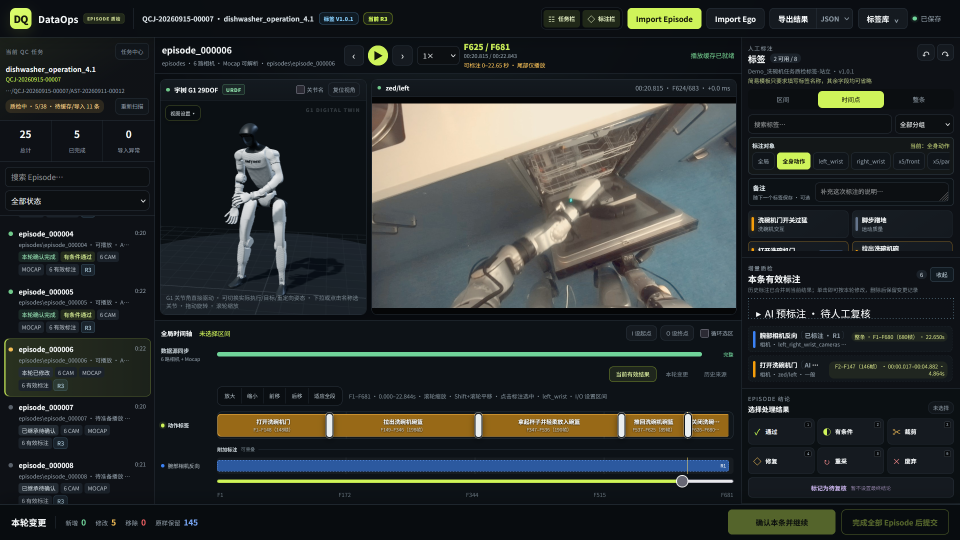
#> input picture audit/qc2-20260915/01-qc2-desktop.png, 1920 x 1080 px (shown at 1/2 size)
$ python -i stale_region.py   (imports and definitions only)
#> lines starting #> are read from the running program, lines starting #| are printed output that depends on the picture
from __future__ import annotations

import io
import json
from collections import defaultdict, deque
from dataclasses import dataclass, replace
from pathlib import Path
from statistics import median
from typing import Iterable

import numpy as np
from PIL import Image

from episode_qc.mcap_video import VideoFrame, iter_video_frames


@dataclass(frozen=True)
class StaleRegionConfig:
    detectors: tuple[str, ...] = ("stale_region", "localized_corruption", "temporal_tearing")
    threshold: float = 0.72
    tile_size: int = 8
    history_size: int = 3
    min_change: float = 0.08
    max_stale_delta: float = 0.035
    min_temporal_contrast: float = 0.05
    min_global_shift: float = 1.0
    min_corruption_change: float = 0.02
    min_texture_increase: float = 0.014
    corruption_score_scale: float = 2.0
    max_persistence_frames: int = 12
    min_persistence_score: float = 0.45
    gap_scan_window: int | None = None
    min_gap_ratio: float = 1.5
    min_motion_residual: float = 0.018
    border_motion_residual_multiplier: float = 1.5
    local_match_radius: int = 8
    tearing_gap_scan_ratio: float = 1.35
    tearing_gap_scan_window: int = 5
    tearing_cluster_gap_ratio: float = 1.25
    tearing_cluster_gap_count: int = 2
    tearing_cluster_window: int = 8
    min_tearing_seed_score: float = 0.58
    min_tearing_event_frames: int = 3
    min_tearing_motion_residual: float = 0.04
    min_tearing_localized_change: float = 0.12
    min_tearing_texture_increase: float = 0.065
    min_tearing_area_ratio: float = 0.012
    max_tearing_area_ratio: float = 0.35
    tearing_track_iou: float = 0.22
    max_tearing_tracks: int = 8
    min_spatial_tearing_texture: float = 0.065
    min_spatial_tearing_jaggedness: float = 0.045
    min_spatial_tearing_texture_contrast: float = 0.018
    min_spatial_tearing_jaggedness_contrast: float = 0.018
    min_spatial_tearing_std: float = 0.10
    max_spatial_tearing_temporal_change: float = 0.018
    min_spatial_tearing_event_frames: int = 3
    spatial_tearing_border_margin_ratio: float = 0.20
    spatial_tearing_track_iou: float = 0.18
    min_area_ratio: float = 0.01
    max_area_ratio: float = 0.35
    min_component_width: int = 16
    min_component_height: int = 12
    max_aspect_ratio: float = 4.0
    min_rectangularity: float = 0.55
    surround_margin: int = 4
    min_surround_change: float = 0.025
    min_surround_contrast: float = 0.015
    max_regions_per_frame: int = 3
    resize: tuple[int, int] = (160, 90)
    export_dir: Path | None = None


@dataclass(frozen=True)
class StaleRegionScore:
    detector: str
    score: float
    bbox: tuple[int, int, int, int]
    area_pixels: int
    area_ratio: float
    rectangularity: float
    stale_delta: float
    compensated_change: float
    future_change: float
    previous_to_next_change: float
    temporal_contrast: float
    surround_change: float
    surround_contrast: float
    reference_lag: int
    localized_change: float
    texture_increase: float
    frame_gap_ratio: float
    sequence_gap: int
    motion_residual: float
    event_start_frame: int | None
    event_frame_offset: int
    similarity_score: float
    change_score: float
    contrast_score: float
    surround_score: float


@dataclass(frozen=True)
class StaleRegionCandidate:
    detector: str
    topic: str
    frame_index: int
    region_index: int
    log_time_ns: int
    publish_time_ns: int
    sequence: int
    timestamp_ns: int | None
    score: float
    bbox: tuple[int, int, int, int]
    area_pixels: int
    area_ratio: float
    rectangularity: float
    stale_delta: float
    compensated_change: float
    future_change: float
    previous_to_next_change: float
    temporal_contrast: float
    surround_change: float
    surround_contrast: float
    reference_lag: int
    localized_change: float
    texture_increase: float
    frame_gap_ratio: float
    sequence_gap: int
    motion_residual: float
    event_start_frame: int | None
    event_frame_offset: int
    snapshot_path: str | None = None


@dataclass
class TopicScanStats:
    frames: int = 0
    decoded_frames: int = 0
    decode_errors: int = 0
    candidates: int = 0


@dataclass(frozen=True)
class ScanResult:
    candidates: list[StaleRegionCandidate]
    topics: dict[str, TopicScanStats]
    config: StaleRegionConfig

    # [79 lines left out: function to_dict, not called in this run]

    def to_json(self, *, indent: int = 2) -> str:
        return json.dumps(self.to_dict(), ensure_ascii=False, indent=indent)


@dataclass(frozen=True)
class _DecodedFrame:
    frame: VideoFrame
    image: np.ndarray
    interval_ns: int | None
    frame_gap_ratio: float
    sequence_gap: int


@dataclass
class _ActiveCorruptionTrack:
    bbox: tuple[int, int, int, int]
    start_frame_index: int
    last_frame_index: int


@dataclass(frozen=True)
class _TearingTrack:
    bbox: tuple[int, int, int, int]
    start_frame_index: int
    last_frame_index: int
    hit_count: int
    max_score: float
    has_timing_jitter: bool


# [57 lines left out: functions scan_mcap_for_stale_regions, _scan_mcap_once, not called in this run]


def _should_split_spatial_scan(config: StaleRegionConfig) -> bool:
    return False


# [82 lines left out: functions _merge_scan_results, _iter_gap_window_frames, not called in this run]


def scan_frames_for_stale_regions(
    frames: Iterable[VideoFrame],
    *,
    config: StaleRegionConfig | None = None,
) -> ScanResult:
    active_config = config or StaleRegionConfig()
    window_size = max(1, active_config.history_size) + 2
    windows: dict[str, deque[_DecodedFrame]] = defaultdict(lambda: deque(maxlen=window_size))
    last_decoded_frames: dict[str, _DecodedFrame] = {}
    interval_history: dict[str, deque[int]] = defaultdict(lambda: deque(maxlen=30))
    active_tracks: dict[str, list[_ActiveCorruptionTrack]] = defaultdict(list)
    tearing_tracks: dict[str, list[_TearingTrack]] = defaultdict(list)
    spatial_tearing_tracks: dict[str, list[_TearingTrack]] = defaultdict(list)
    stats: dict[str, TopicScanStats] = defaultdict(TopicScanStats)
    candidates: list[StaleRegionCandidate] = []

    if active_config.export_dir is not None:
        active_config.export_dir.mkdir(parents=True, exist_ok=True)

    for frame in frames:
        topic_stats = stats[frame.topic]
        topic_stats.frames += 1

        try:
            image = decode_jpeg_grayscale(frame.jpeg, active_config.resize)
        except Exception:
            topic_stats.decode_errors += 1
            continue

        topic_stats.decoded_frames += 1
        previous_decoded = last_decoded_frames.get(frame.topic)
        decoded_interval_ns = _frame_interval_ns(previous_decoded.frame, frame) if previous_decoded else None
        interval_ns = frame.source_interval_ns if frame.source_interval_ns is not None else decoded_interval_ns
        gap_ratio = (
            frame.source_frame_gap_ratio
            if frame.source_frame_gap_ratio is not None
            else _frame_gap_ratio(interval_ns, interval_history[frame.topic])
        )
        sequence_gap = (
            frame.source_sequence_gap
            if frame.source_sequence_gap is not None
            else (frame.sequence - previous_decoded.frame.sequence if previous_decoded else 1)
        )
        decoded = _DecodedFrame(
            frame=frame,
            image=image,
            interval_ns=interval_ns,
            frame_gap_ratio=gap_ratio,
            sequence_gap=sequence_gap,
        )

        window = windows[frame.topic]
        window.append(decoded)
        last_decoded_frames[frame.topic] = decoded
        if interval_ns is not None:
            interval_history[frame.topic].append(interval_ns)
        if len(window) < 3:
            continue

        current = window[-2]
        next_frame = window[-1]
        previous_frames = [decoded.image for decoded in list(window)[:-2]]
        regions = score_window(
            previous_frames,
            current.image,
            next_frame.image,
            config=active_config,
            frame_gap_ratio=current.frame_gap_ratio,
            next_frame_gap_ratio=next_frame.frame_gap_ratio,
            sequence_gap=current.sequence_gap,
            next_sequence_gap=next_frame.sequence_gap,
        )
        promoted_tearing_regions, tearing_tracks[current.frame.topic] = _update_tearing_tracks(
            tearing_tracks[current.frame.topic],
            regions,
            current.frame.index,
            active_config,
        )
        promoted_spatial_regions, spatial_tearing_tracks[current.frame.topic] = _update_spatial_tearing_tracks(
            spatial_tearing_tracks[current.frame.topic],
            regions,
            current.frame.index,
            active_config,
        )
        track_regions = _score_active_corruption_tracks(
            active_tracks[current.frame.topic],
            previous_frames[-1],
            current.image,
            next_frame.image,
            config=active_config,
        )
        regions = [
            region
            for region in regions
            if region.detector not in {"temporal_tearing", "spatial_tearing"}
        ]
        regions.extend(promoted_tearing_regions)
        regions.extend(promoted_spatial_regions)
        regions.extend(track_regions)
        regions.sort(key=lambda region: region.score, reverse=True)
        active_tracks[current.frame.topic] = _update_active_corruption_tracks(
            active_tracks[current.frame.topic],
            track_regions,
            current.frame.index,
            active_config,
        )

        emitted_regions: list[StaleRegionScore] = []
        for region_index, region in enumerate(regions[: active_config.max_regions_per_frame]):
            if region.detector in {"temporal_tearing", "spatial_tearing"} and region.event_start_frame is None:
                continue
            if region.score < active_config.threshold:
                continue

            event_start_frame = region.event_start_frame
            if event_start_frame is None and region.detector in {
                "localized_corruption",
                "temporal_tearing",
                "spatial_tearing",
            }:
                event_start_frame = current.frame.index

            snapshot_path = _export_snapshot(
                active_config.export_dir,
                current.frame,
                region_index,
                region,
                active_config.resize,
            )
            candidate = StaleRegionCandidate(
                detector=region.detector,
                topic=current.frame.topic,
                frame_index=current.frame.index,
                region_index=region_index,
                log_time_ns=current.frame.log_time_ns,
                publish_time_ns=current.frame.publish_time_ns,
                sequence=current.frame.sequence,
                timestamp_ns=current.frame.timestamp_ns,
                score=region.score,
                bbox=region.bbox,
                area_pixels=region.area_pixels,
                area_ratio=region.area_ratio,
                rectangularity=region.rectangularity,
                stale_delta=region.stale_delta,
                compensated_change=region.compensated_change,
                future_change=region.future_change,
                previous_to_next_change=region.previous_to_next_change,
                temporal_contrast=region.temporal_contrast,
                surround_change=region.surround_change,
                surround_contrast=region.surround_contrast,
                reference_lag=region.reference_lag,
                localized_change=region.localized_change,
                texture_increase=region.texture_increase,
                frame_gap_ratio=region.frame_gap_ratio,
                sequence_gap=region.sequence_gap,
                motion_residual=region.motion_residual,
                event_start_frame=event_start_frame,
                event_frame_offset=region.event_frame_offset,
                snapshot_path=snapshot_path,
            )
            candidates.append(candidate)
            topic_stats.candidates += 1
            emitted_regions.append(region)

        active_tracks[current.frame.topic] = _add_new_corruption_tracks(
            active_tracks[current.frame.topic],
            emitted_regions,
            current.frame.index,
            active_config,
        )

    return ScanResult(candidates=candidates, topics=dict(stats), config=active_config)


# [865 lines left out: functions score_triplet, score_window, _score_stale_regions, _score_localized_corruption, _score_temporal_tearing, _score_spatial_tearing and 8 more, not called in this run]


def _detector_enabled(config: StaleRegionConfig, detector: str) -> bool:
    return detector in config.detectors or "all" in config.detectors


# [198 lines left out: functions _should_run_localized_corruption, _tile_candidate_mask, _localized_corruption_mask, _spatial_tearing_mask, _laplacian_magnitude, _edge_jaggedness and 3 more, not called in this run]


def _corruption_change_denominator(config: StaleRegionConfig) -> float:
    return max(config.min_corruption_change * 2.25, 1e-6)


def _texture_increase_denominator(config: StaleRegionConfig) -> float:
    return max(config.min_texture_increase * 2.15, 1e-6)


def active_min_area_ratio(config: StaleRegionConfig) -> float:
    return min(config.min_area_ratio, 0.006)


# [131 lines left out: functions _local_motion_residual, _best_local_match_error, _touches_motion_sensitive_border, _touches_any_border, _update_tearing_tracks, not called in this run]


def _tearing_seed_has_timing_jitter(region: StaleRegionScore, config: StaleRegionConfig) -> bool:
    return region.sequence_gap > 1 or region.frame_gap_ratio >= config.tearing_gap_scan_ratio


# [285 lines left out: functions _should_promote_tearing_track, _promote_tearing_region, _update_spatial_tearing_tracks, _near_spatial_tearing_border, _bbox_iou, _motion_compensated_delta and 7 more, not called in this run]


def _safe_topic_name(topic: str) -> str:
    return topic.strip("/").replace("/", "__") or "topic"


# [23 lines left out: function _draw_scaled_bbox, not called in this run]


def _frame_interval_ns(previous: VideoFrame, current: VideoFrame) -> int:
    return max(0, _frame_time_ns(current) - _frame_time_ns(previous))


# [13 lines left out: functions _frame_time_ns, _frame_gap_ratio, not called in this run]

>>> import cv2
>>> picture = cv2.imread('../../audit/qc2-20260915/01-qc2-desktop.png', cv2.IMREAD_GRAYSCALE)
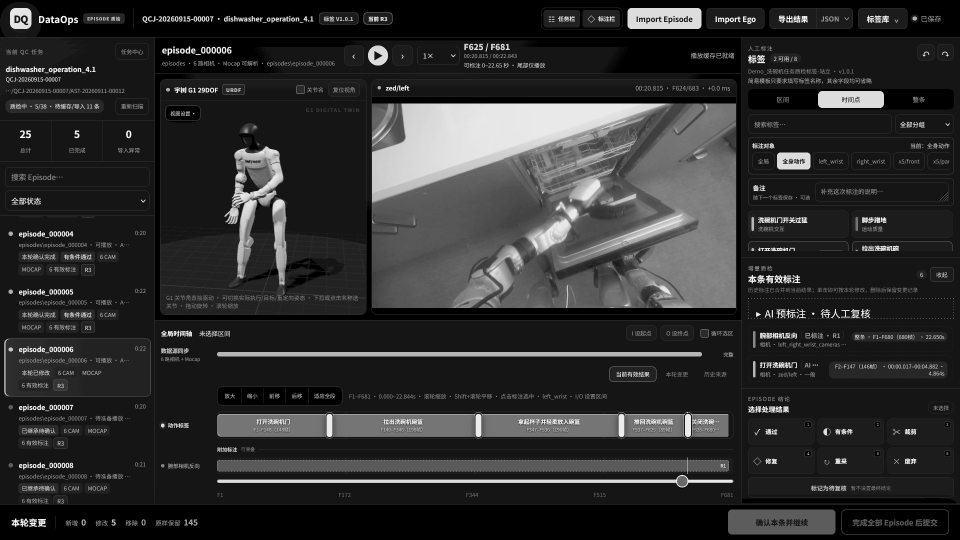
#> picture: shape (1080, 1920) (shown at 1/2 size); min 0, max 255, mean 46.3
#> (the run stopped early here; a loop or call above may not have finished)
